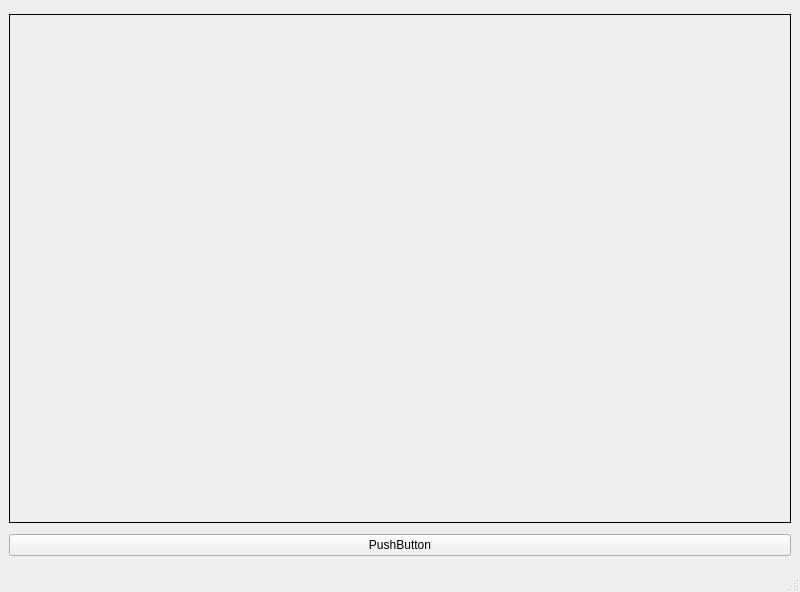
<?xml version="1.0" encoding="UTF-8"?>
<ui version="4.0">
 <class>MainWindow</class>
 <widget class="QMainWindow" name="MainWindow">
  <property name="geometry">
   <rect>
    <x>0</x>
    <y>0</y>
    <width>800</width>
    <height>592</height>
   </rect>
  </property>
  <property name="windowTitle">
   <string>MainWindow</string>
  </property>
  <widget class="QWidget" name="centralwidget">
   <layout class="QVBoxLayout" name="verticalLayout">
    <item>
     <widget class="QLabel" name="label">
      <property name="maximumSize">
       <size>
        <width>16777215</width>
        <height>509</height>
       </size>
      </property>
      <property name="frameShape">
       <enum>QFrame::Box</enum>
      </property>
      <property name="lineWidth">
       <number>1</number>
      </property>
      <property name="midLineWidth">
       <number>0</number>
      </property>
      <property name="text">
       <string/>
      </property>
     </widget>
    </item>
    <item>
     <widget class="QPushButton" name="pushButton">
      <property name="text">
       <string>PushButton</string>
      </property>
     </widget>
    </item>
   </layout>
  </widget>
  <widget class="QMenuBar" name="menubar">
   <property name="geometry">
    <rect>
     <x>0</x>
     <y>0</y>
     <width>800</width>
     <height>20</height>
    </rect>
   </property>
  </widget>
  <widget class="QStatusBar" name="statusbar"/>
 </widget>
 <resources/>
 <connections/>
</ui>
